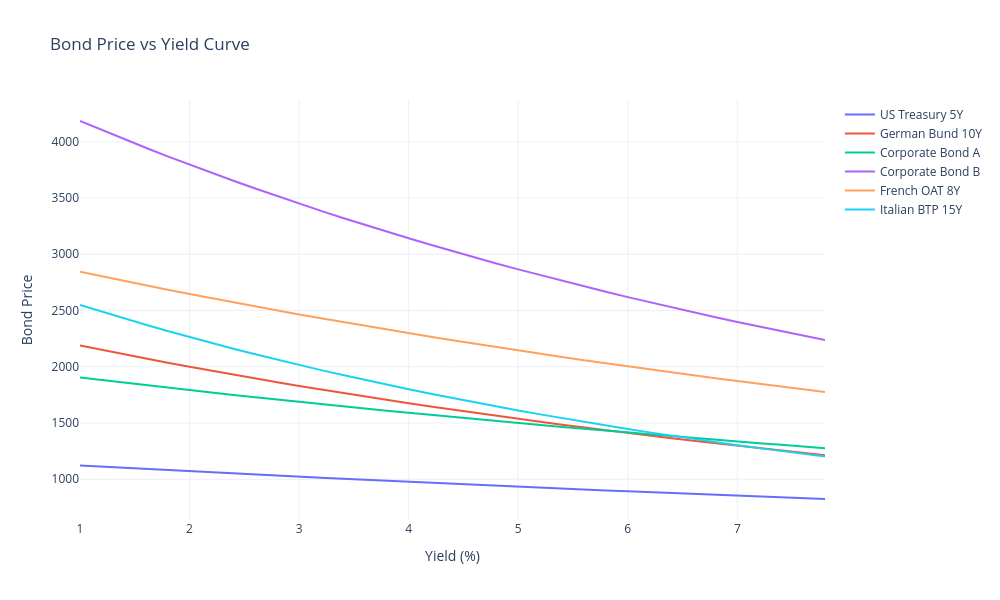

This figure's notebook cell:
### Code cell
import pandas as pd
import numpy as np
import plotly.graph_objects as go


####################################################
# Bond Pricing Functions
####################################################

def bond_price(face, coupon_rate, ytm, maturity, freq):

    periods = int(maturity * freq)
    coupon = face * coupon_rate / freq
    r = ytm / freq

    price = 0

    for t in range(1, periods + 1):
        price += coupon / (1 + r) ** t

    price += face / (1 + r) ** periods

    return price



def macaulay_duration(face, coupon_rate, ytm, maturity, freq):

    periods = int(maturity * freq)
    coupon = face * coupon_rate / freq
    r = ytm / freq

    price = bond_price(
        face,
        coupon_rate,
        ytm,
        maturity,
        freq
    )

    duration = 0

    for t in range(1, periods + 1):

        cashflow = coupon

        if t == periods:
            cashflow += face

        pv = cashflow / (1 + r) ** t

        duration += (t / freq) * pv

    return duration / price



def modified_duration(face, coupon_rate, ytm, maturity, freq):

    mac = macaulay_duration(
        face,
        coupon_rate,
        ytm,
        maturity,
        freq
    )

    return mac / (1 + ytm / freq)



def convexity(face, coupon_rate, ytm, maturity, freq):

    periods = int(maturity * freq)

    coupon = face * coupon_rate / freq

    r = ytm / freq

    price = bond_price(
        face,
        coupon_rate,
        ytm,
        maturity,
        freq
    )

    conv = 0

    for t in range(1, periods + 1):

        cashflow = coupon

        if t == periods:
            cashflow += face

        pv = cashflow / (1 + r) ** t

        conv += pv * t * (t + 1)

    conv = conv / (
        price *
        (1 + r) ** 2 *
        freq ** 2
    )

    return conv



def dv01(face, coupon_rate, ytm, maturity, freq):

    md = modified_duration(
        face,
        coupon_rate,
        ytm,
        maturity,
        freq
    )

    price = bond_price(
        face,
        coupon_rate,
        ytm,
        maturity,
        freq
    )

    return md * price * 0.0001



####################################################
# Example Bond Portfolio
####################################################

portfolio = pd.DataFrame({

    "Bond": [
        "US Treasury 5Y",
        "German Bund 10Y",
        "Corporate Bond A",
        "Corporate Bond B",
        "French OAT 8Y",
        "Italian BTP 15Y"
    ],

    "FaceValue": [
        1000,
        2000,
        1500,
        3000,
        2500,
        1800
    ],

    "CouponRate": [
        0.035,
        0.020,
        0.050,
        0.045,
        0.028,
        0.040
    ],

    "YTM": [
        0.032,
        0.023,
        0.048,
        0.041,
        0.026,
        0.043
    ],

    "Maturity": [
        5,
        10,
        7,
        12,
        8,
        15
    ],

    "Frequency": [
        2,
        1,
        2,
        2,
        1,
        2
    ]
})


####################################################
# Bond Analytics Calculation
####################################################

prices = []
macs = []
mods = []
convs = []
dv01s = []


for _, bond in portfolio.iterrows():

    face = bond["FaceValue"]
    coupon = bond["CouponRate"]
    ytm = bond["YTM"]
    maturity = bond["Maturity"]
    freq = bond["Frequency"]

    prices.append(
        bond_price(
            face,
            coupon,
            ytm,
            maturity,
            freq
        )
    )

    macs.append(
        macaulay_duration(
            face,
            coupon,
            ytm,
            maturity,
            freq
        )
    )

    mods.append(
        modified_duration(
            face,
            coupon,
            ytm,
            maturity,
            freq
        )
    )

    convs.append(
        convexity(
            face,
            coupon,
            ytm,
            maturity,
            freq
        )
    )

    dv01s.append(
        dv01(
            face,
            coupon,
            ytm,
            maturity,
            freq
        )
    )


portfolio["Price"] = prices
portfolio["MacaulayDuration"] = macs
portfolio["ModifiedDuration"] = mods
portfolio["Convexity"] = convs
portfolio["DV01"] = dv01s



####################################################
# Portfolio Statistics
####################################################

portfolio["Weight"] = (
    portfolio["Price"] /
    portfolio["Price"].sum()
)


portfolio_duration = np.sum(
    portfolio["Weight"] *
    portfolio["ModifiedDuration"]
)


portfolio_convexity = np.sum(
    portfolio["Weight"] *
    portfolio["Convexity"]
)


market_value = portfolio["Price"].sum()



print("\n================ Portfolio Analytics ================\n")

print(portfolio.round(4))

print(
    "\nPortfolio Market Value : {:.2f}"
    .format(market_value)
)

print(
    "Portfolio Duration     : {:.4f}"
    .format(portfolio_duration)
)

print(
    "Portfolio Convexity    : {:.4f}"
    .format(portfolio_convexity)
)



####################################################
# Interest Rate Scenario Analysis
####################################################

print("\n================ Scenario Analysis ================\n")


scenarios = [
    -0.005,
    -0.0025,
    0,
    0.0025,
    0.005,
    0.01
]


for shift in scenarios:

    new_value = 0

    for _, bond in portfolio.iterrows():

        price = bond_price(
            bond["FaceValue"],
            bond["CouponRate"],
            bond["YTM"] + shift,
            bond["Maturity"],
            bond["Frequency"]
        )

        new_value += price


    change = new_value - market_value


    print(
        f"Yield Shift {shift*100:+.2f}% | "
        f"Portfolio Value = {new_value:,.2f} | "
        f"Gain/Loss = {change:,.2f}"
    )



####################################################
# Interactive Price-Yield Curves Using Plotly
####################################################


yield_range = np.arange(
    0.01,
    0.08,
    0.002
)


fig = go.Figure()



for _, bond in portfolio.iterrows():

    prices = []

    for y in yield_range:

        prices.append(
            bond_price(
                bond["FaceValue"],
                bond["CouponRate"],
                y,
                bond["Maturity"],
                bond["Frequency"]
            )
        )


    fig.add_trace(
        go.Scatter(
            x=yield_range * 100,
            y=prices,
            mode="lines",
            name=bond["Bond"]
        )
    )



fig.update_layout(
    title="Bond Price vs Yield Curve",
    xaxis_title="Yield (%)",
    yaxis_title="Bond Price",
    template="plotly_white",
    width=1000,
    height=600)


fig.show()

### Figure 1 — Plotly figure (JSON) as saved in the notebook; plotly's stock layout.template omitted (floating-point values rounded to 4 significant figures)
{"data": [{"mode": "lines", "name": "US Treasury 5Y", "type": "scatter", "x": [1.0, 1.2, 1.4, 1.6, 1.8, 2.0, 2.2, 2.4, 2.6, 2.8, 3.0, 3.2, 3.4, 3.6, 3.8, 4.0, 4.2, 4.4, 4.6, 4.8, 5.0, 5.2, 5.4, 5.6, 5.8, 6.0, 6.2, 6.4, 6.6, 6.8, 7.0, 7.2, 7.4, 7.6, 7.8], "y": [1122.0, 1111.0, 1101.0, 1091.0, 1081.0, 1071.0, 1061.0, 1052.0, 1042.0, 1032.0, 1023.0, 1014.0, 1005.0, 995.5, 986.5, 977.5, 968.7, 960.0, 951.4, 942.8, 934.4, 926.0, 917.7, 909.5, 901.4, 893.4, 885.4, 877.6, 869.8, 862.1, 854.5, 846.9, 839.4, 832.1, 824.7]}, {"mode": "lines", "name": "German Bund 10Y", "type": "scatter", "x": [1.0, 1.2, 1.4, 1.6, 1.8, 2.0, 2.2, 2.4, 2.6, 2.8, 3.0, 3.2, 3.4, 3.6, 3.8, 4.0, 4.2, 4.4, 4.6, 4.8, 5.0, 5.2, 5.4, 5.6, 5.8, 6.0, 6.2, 6.4, 6.6, 6.8, 7.0, 7.2, 7.4, 7.6, 7.8], "y": [2189.0, 2150.0, 2111.0, 2073.0, 2036.0, 2000.0, 1964.0, 1930.0, 1896.0, 1862.0, 1829.0, 1797.0, 1766.0, 1735.0, 1705.0, 1676.0, 1647.0, 1618.0, 1591.0, 1563.0, 1537.0, 1511.0, 1485.0, 1460.0, 1435.0, 1411.0, 1388.0, 1364.0, 1342.0, 1319.0, 1298.0, 1276.0, 1255.0, 1235.0, 1215.0]}, {"mode": "lines", "name": "Corporate Bond A", "type": "scatter", "x": [1.0, 1.2, 1.4, 1.6, 1.8, 2.0, 2.2, 2.4, 2.6, 2.8, 3.0, 3.2, 3.4, 3.6, 3.8, 4.0, 4.2, 4.4, 4.6, 4.8, 5.0, 5.2, 5.4, 5.6, 5.8, 6.0, 6.2, 6.4, 6.6, 6.8, 7.0, 7.2, 7.4, 7.6, 7.8], "y": [1905.0, 1882.0, 1859.0, 1836.0, 1814.0, 1793.0, 1771.0, 1750.0, 1729.0, 1708.0, 1688.0, 1668.0, 1648.0, 1629.0, 1610.0, 1591.0, 1572.0, 1554.0, 1536.0, 1518.0, 1500.0, 1483.0, 1465.0, 1448.0, 1432.0, 1415.0, 1399.0, 1383.0, 1367.0, 1352.0, 1336.0, 1321.0, 1306.0, 1291.0, 1277.0]}, {"mode": "lines", "name": "Corporate Bond B", "type": "scatter", "x": [1.0, 1.2, 1.4, 1.6, 1.8, 2.0, 2.2, 2.4, 2.6, 2.8, 3.0, 3.2, 3.4, 3.6, 3.8, 4.0, 4.2, 4.4, 4.6, 4.8, 5.0, 5.2, 5.4, 5.6, 5.8, 6.0, 6.2, 6.4, 6.6, 6.8, 7.0, 7.2, 7.4, 7.6, 7.8], "y": [4185.0, 4103.0, 4024.0, 3946.0, 3871.0, 3797.0, 3724.0, 3653.0, 3584.0, 3517.0, 3451.0, 3386.0, 3323.0, 3261.0, 3201.0, 3142.0, 3084.0, 3028.0, 2973.0, 2919.0, 2866.0, 2814.0, 2764.0, 2714.0, 2666.0, 2619.0, 2573.0, 2528.0, 2483.0, 2440.0, 2398.0, 2356.0, 2316.0, 2276.0, 2237.0]}, {"mode": "lines", "name": "French OAT 8Y", "type": "scatter", "x": [1.0, 1.2, 1.4, 1.6, 1.8, 2.0, 2.2, 2.4, 2.6, 2.8, 3.0, 3.2, 3.4, 3.6, 3.8, 4.0, 4.2, 4.4, 4.6, 4.8, 5.0, 5.2, 5.4, 5.6, 5.8, 6.0, 6.2, 6.4, 6.6, 6.8, 7.0, 7.2, 7.4, 7.6, 7.8], "y": [2844.0, 2803.0, 2763.0, 2724.0, 2685.0, 2647.0, 2609.0, 2572.0, 2536.0, 2500.0, 2465.0, 2430.0, 2396.0, 2363.0, 2330.0, 2298.0, 2266.0, 2235.0, 2204.0, 2174.0, 2145.0, 2115.0, 2087.0, 2058.0, 2031.0, 2003.0, 1976.0, 1950.0, 1924.0, 1898.0, 1873.0, 1848.0, 1824.0, 1800.0, 1776.0]}, {"mode": "lines", "name": "Italian BTP 15Y", "type": "scatter", "x": [1.0, 1.2, 1.4, 1.6, 1.8, 2.0, 2.2, 2.4, 2.6, 2.8, 3.0, 3.2, 3.4, 3.6, 3.8, 4.0, 4.2, 4.4, 4.6, 4.8, 5.0, 5.2, 5.4, 5.6, 5.8, 6.0, 6.2, 6.4, 6.6, 6.8, 7.0, 7.2, 7.4, 7.6, 7.8], "y": [2550.0, 2490.0, 2431.0, 2374.0, 2319.0, 2265.0, 2212.0, 2161.0, 2111.0, 2063.0, 2016.0, 1970.0, 1926.0, 1883.0, 1841.0, 1800.0, 1760.0, 1722.0, 1684.0, 1647.0, 1612.0, 1577.0, 1543.0, 1510.0, 1478.0, 1447.0, 1417.0, 1387.0, 1359.0, 1331.0, 1303.0, 1277.0, 1251.0, 1226.0, 1201.0]}], "layout": {"height": 600, "title": {"text": "Bond Price vs Yield Curve"}, "width": 1000, "xaxis": {"title": {"text": "Yield (%)"}}, "yaxis": {"title": {"text": "Bond Price"}}}}
